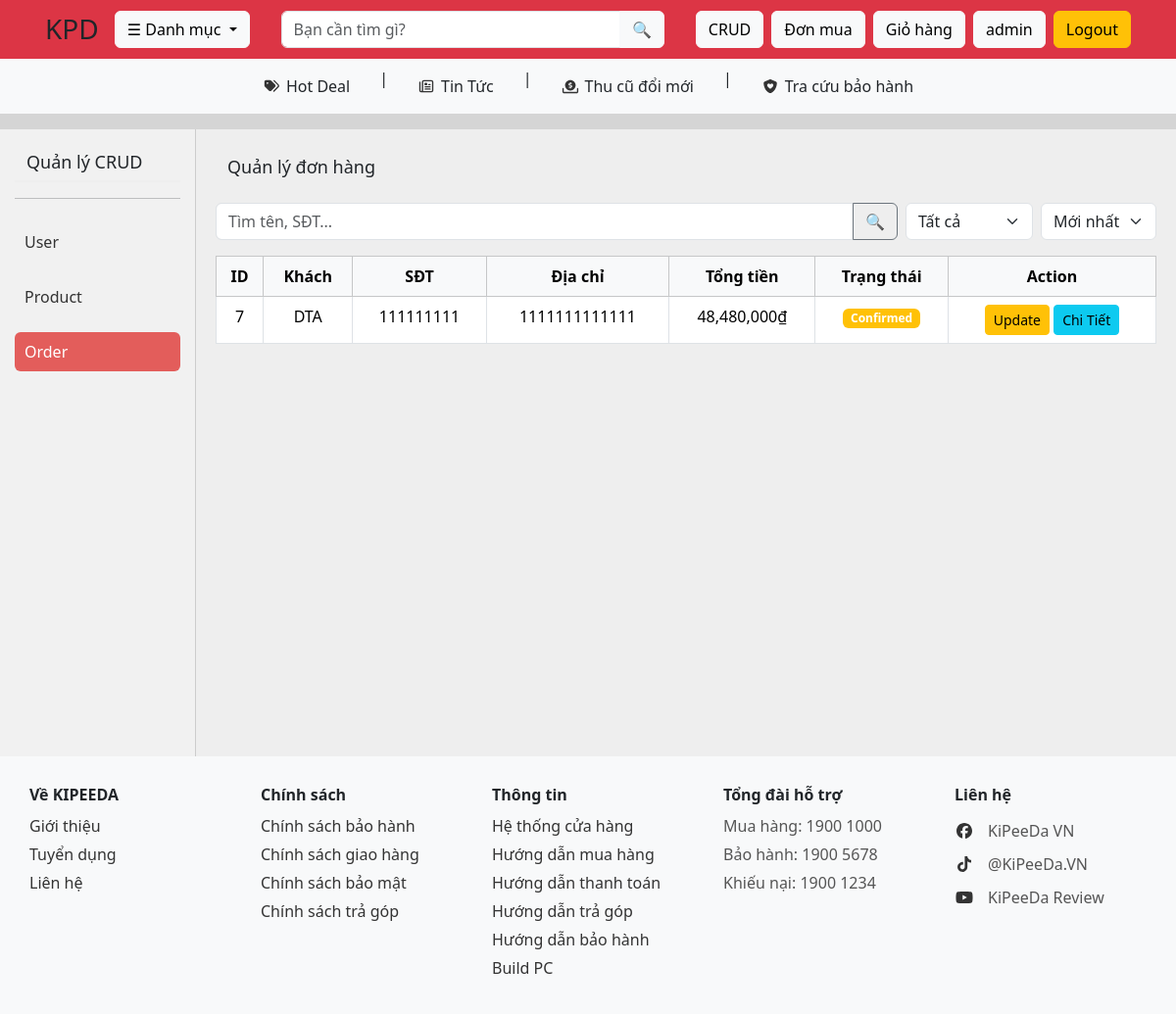
The page /order.php (signed in) on the database as committed earlier.
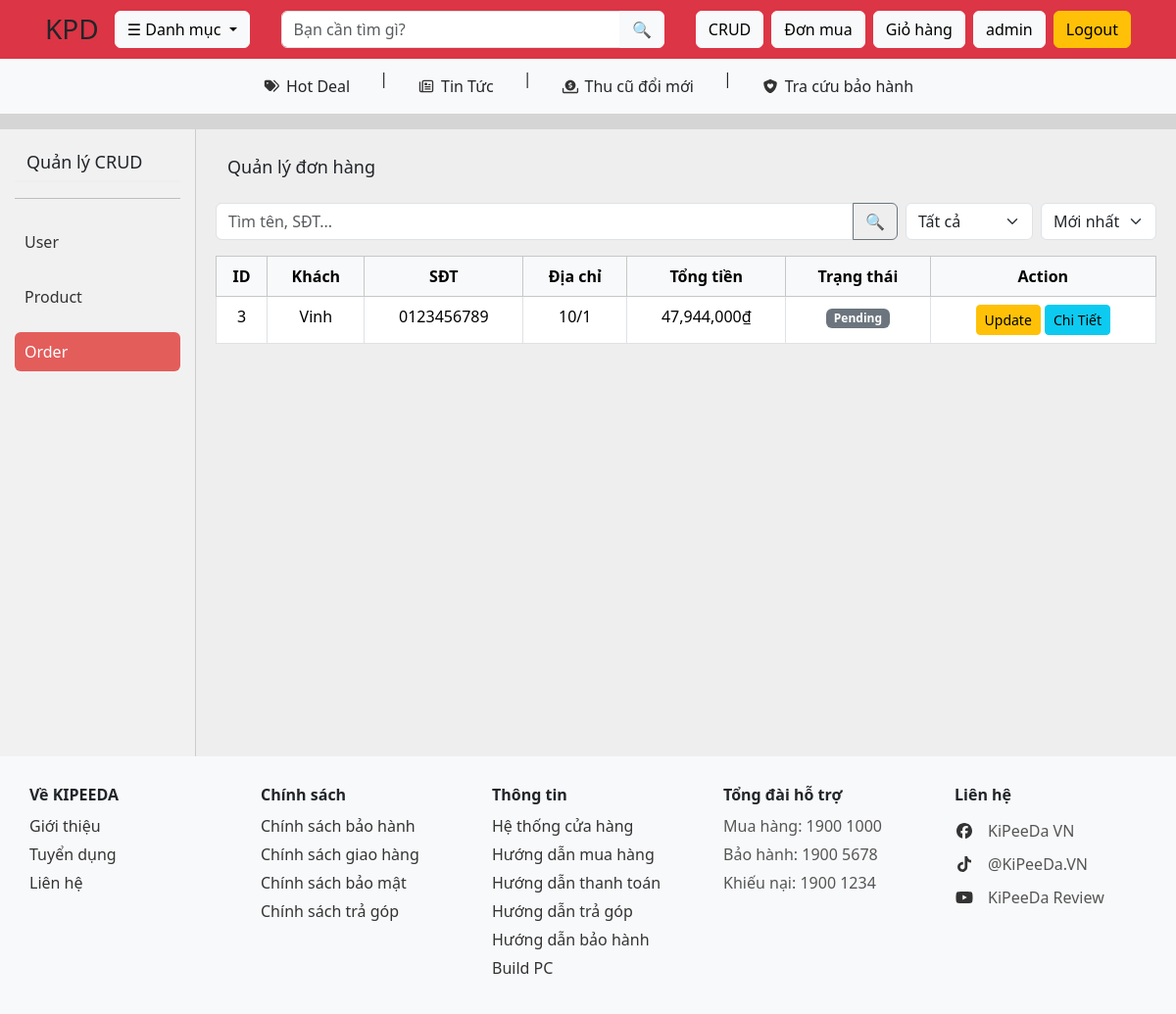
The same page on the database as committed later.
### tables this page shows
CREATE TABLE `orders` (
  `id` int(11) NOT NULL,
  `user_id` int(11) DEFAULT NULL,
  `name` varchar(255) NOT NULL,
  `phone` varchar(20) NOT NULL,
  `email` varchar(255) DEFAULT NULL,
  `address` text NOT NULL,
  `note` text DEFAULT NULL,
  `total` decimal(10,0) NOT NULL,
  `discount` decimal(10,2) DEFAULT 0.00,
  `final_total` decimal(10,2) NOT NULL,
  `status` enum('pending','confirmed','shipping','completed') DEFAULT 'pending',
  `created_at` timestamp NOT NULL DEFAULT current_timestamp()
);

### Database/Database.php (called while the page is built, shortened)
<?php
class Database
{
    private $host = "localhost";
    private $user = "root";
    private $pass = "";
    private $dbname = "kipeeda";
    public function __construct()
    {
        $this->conn = new mysqli(
            $this->host,
            $this->user,
            $this->pass,
            $this->dbname
        );
    }
}

### order.php (the view, shortened to what this page needs)
<?php
require_once "Database/Database.php";
$db = new Database();
$sort    = $_GET['sort'] ?? 'new';
$sql = "SELECT * FROM orders WHERE 1";
switch ($sort) {
    default:
        $sql .= " ORDER BY id DESC";
}
$stmt = $db->conn->prepare($sql);
$stmt->execute();
$result = $stmt->get_result();
$orders = $result->fetch_all(MYSQLI_ASSOC);
?>
<!DOCTYPE html>
<html lang="vi">
<head>
    <link href="https://cdn.jsdelivr.net/npm/bootstrap@5.3.3/dist/css/bootstrap.min.css" rel="stylesheet">
    <link rel="stylesheet" href="public/css/style.css">
    <link rel="stylesheet" href="public/css/crud.css">
</head>
<body>
    <?php include "navbar.php"; ?>
    <div class="container-fluid mt-3">
        <div class="row">
            <div class="col-md-2 sidebar">
                <h6>Quản lý CRUD</h6>
                <hr>
                <ul class="list-unstyled">
                    <li><a href="user.php">User</a></li>
                    <li><a href="crud.php">Product</a></li>
                    <li><a href="order.php" class="active">Order</a></li>
                </ul>
            </div>
            <div class="col-md-10 main-content">
                <h5 class="mb-3">Quản lý đơn hàng</h5>
                <div class="d-flex gap-2 mb-3 flex-wrap">
                    <form method="GET" class="flex-grow-1">
                        <div class="input-group">
                            <input type="search"
                                name="keyword"
                                class="form-control"
                                placeholder="Tìm tên, SĐT..."
                                value="<?= htmlspecialchars($keyword) ?>">
                            <button class="btn btn-outline-secondary">🔍</button>
                        </div>
                    </form>
                    <select id="statusFilter" class="form-select w-auto">
                        <option value="">Tất cả</option>
                    </select>
                    <select id="sortFilter" class="form-select w-auto">
                        <option value="new" <?= ($sort == 'new') ? 'selected' : '' ?>>Mới nhất</option>
                    </select>
                </div>
                <div class="table-responsive">
                    <table class="table table-bordered text-center">
                        <thead class="table-light">
                            <tr>
                                <th>ID</th>
                                <th>Khách</th>
                                <th>SĐT</th>
                                <th>Địa chỉ</th>
                                <th>Tổng tiền</th>
                                <th>Trạng thái</th>
                                <th>Action</th>
                            </tr>
                        </thead>
                        <tbody>
                            <?php foreach ($orders as $o): ?>
                                <tr>
                                    <td><?= $o["id"] ?></td>
                                    <td><?= $o["name"] ?></td>
                                    <td><?= $o["phone"] ?></td>
                                    <td><?= $o["address"] ?></td>
                                    <td><?= number_format($o["final_total"]) ?>₫</td>
                                    <td>
                                        <?php
                                        switch ($o["status"]) {
                                            case 'pending':
                                                echo '<span class="badge bg-secondary">Pending</span>';
                                                break;
                                            case 'confirmed':
                                                echo '<span class="badge bg-warning">Confirmed</span>';
                                                break;
                                        }
                                        ?>
                                    </td>
                                    <td>
                                        <div>
                                            <button class="btn btn-warning btn-sm"
                                                data-bs-toggle="modal"
                                                data-bs-target="#edit<?= $o["id"] ?>">
                                                Update
                                            </button>
                                            <a href="order_items.php?id=<?= $o["id"] ?>" class="btn btn-info btn-sm">Chi Tiết</a>
                                        </div>
                                    </td>
                                </tr>
                            <?php endforeach; ?>
                        </tbody>
                    </table>
                </div>
            </div>
        </div>
    </div>
    <?php include "footer.php"; ?>
</body>
</html>

### navbar.php (shortened to what this page needs)
<?php
require_once "Database/Database.php";
$db = new Database();
$categories = $db->select("SELECT * FROM categories");
$keyword = $_GET["keyword"] ?? "";
?>
<link rel="stylesheet" href="public/css/navbar.css">
<nav class="navbar navbar-expand-lg navbar-light bg-danger">
    <div class="container px-3">
        <a class="navbar-brand text-dark" href="index.php">
            <h3 class="m-0">KPD</h3>
        </a>
        <div class="collapse navbar-collapse" id="navbarMain">
            <?php $isIndex = basename($_SERVER['PHP_SELF']) == "index.php"; ?>
            <div class="d-flex flex-column flex-lg-row align-items-lg-center gap-3 w-100">
                <?php if ($isIndex): ?>
                    <div class="dropdown">
                        <button type="button" class="btn btn-light dropdown-toggle" id="btnCategory">
                            ☰ Danh mục
                        </button>
                        <ul class="dropdown-menu shadow" id="navMenu">
                            <?php foreach ($categories as $c): ?>
                                <li>
                                    <a class="dropdown-item" href="view.php?category=<?= $c['id'] ?>">
                                        <?= $c['name'] ?>
                                    </a>
                                </li>
                            <?php endforeach ?>
                        </ul>
                    </div>
                <?php else: ?>
                    <div class="dropdown">
                        <button class="btn btn-light dropdown-toggle" data-bs-toggle="dropdown">
                            ☰ Danh mục
                        </button>
                    </div>
                <?php endif; ?>
                <form action="view.php" method="GET" class="flex-grow-1 mx-3">
                    <div class="input-group">
                        <input
                            type="search"
                            name="keyword"
                            value="<?= htmlspecialchars($keyword) ?>"
                            class="form-control"
                            placeholder="Bạn cần tìm gì?">
                        <button
                            class="btn btn-light"
                            type="submit">
                            🔍
                        </button>
                    </div>
                </form>
                <div class="d-flex flex-column flex-lg-row gap-2">
                    <?php if (isset($_SESSION["role"]) && $_SESSION["role"] === "admin"): ?>
                        <a href="crud.php" class="btn btn-light">CRUD</a>
                    <?php endif; ?>
                    <a href="shipping.php"><button class="btn btn-light">Đơn mua</button></a>
                    <a href="cart.php" class="btn btn-light">Giỏ hàng</a>
                    <?php if (isset($_SESSION["user"])): ?>
                        <span class="btn btn-light">
                            <?= $_SESSION["user"] ?>
                        </span>
                        <a href="logout.php" class="btn btn-warning">Logout</a>
                    <?php else: ?>
                        <a href="login.php" class="btn btn-light">Đăng nhập</a>
                    <?php endif; ?>
                </div>
            </div>
        </div>
    </div>
</nav>
<header class="bg-light py-2">
    <div class="container d-flex flex-wrap justify-content-center gap-3">
        <div class="navbar-content">
            <div class="feature-bar">
                <p>Hot Deal</p>
            </div>
            <p>|</p>
            <div class="feature-bar">
                <p>Tin Tức</p>
            </div>
            <p>|</p>
            <div class="feature-bar">
                <p>Thu cũ đổi mới</p>
            </div>
            <p>|</p>
            <div class="feature-bar">
                <p> Tra cứu bảo hành</p>
            </div>
        </div>
    </div>
</header>

### footer.php (shortened to what this page needs)
<link rel="stylesheet" href="public/css/footer.css">
<footer>
    <div class="footer container-fluid bg-light">
        <div class="footer-item">
            <h6 class="footer-title">Về KIPEEDA <span>+</span></h6>
            <div class="footer-content">
                <p><a href="faq.php?type=gioithieu">Giới thiệu</a></p>
                <p><a href="faq.php?type=tuyendung">Tuyển dụng</a></p>
                <p><a href="faq.php?type=lienhe">Liên hệ</a></p>
            </div>
        </div>
        <div class="footer-item">
            <h6 class="footer-title">Chính sách <span>+</span></h6>
            <div class="footer-content">
                <p><a href="faq.php?type=baohanh">Chính sách bảo hành</a></p>
                <p><a href="faq.php?type=giaohang">Chính sách giao hàng</a></p>
                <p> <a href="faq.php?type=baomat">Chính sách bảo mật</a></p>
                <p><a href="faq.php?type=tragop">Chính sách trả góp</a></p>
            </div>
        </div>
        <div class="footer-item">
            <h6 class="footer-title">Thông tin <span>+</span></h6>
            <div class="footer-content">
                <p><a href="faq.php?type=cuahang">Hệ thống cửa hàng</a></p>
                <p><a href="faq.php?type=muahang">Hướng dẫn mua hàng</a></p>
                <p><a href="faq.php?type=thanhtoan">Hướng dẫn thanh toán</a></p>
                <p><a href="faq.php?type=tragop_hd">Hướng dẫn trả góp</a></p>
                <p> <a href="faq.php?type=baohanh_hd">Hướng dẫn bảo hành</a></p>
                <p><a href="faq.php?type=buildpc">Build PC</a></p>
            </div>
        </div>
        <div class="footer-item">
            <h6 class="footer-title">Tổng đài hỗ trợ <span>+</span></h6>
            <div class="footer-content">
                <p>Mua hàng: 1900 1000</p>
                <p>Bảo hành: 1900 5678</p>
                <p>Khiếu nại: 1900 1234</p>
            </div>
        </div>
        <div class="footer-item">
            <h6 class="footer-title">Liên hệ <span>+</span></h6>
            <div class="footer-content">
                <div class="social">
                    <p>KiPeeDa VN</p>
                </div>
                <div class="social">
                    <p>@KiPeeDa.VN</p>
                </div>
                <div class="social">
                    <p>KiPeeDa Review</p>
                </div>
            </div>
        </div>
    </div>
</footer>

### public/css/style.css (style rules this page uses)
body { background: #cfcfcfda; }
.container { padding: 0 10px; }

### public/css/crud.css (style rules this page uses)
.sidebar { background: #f1f1f1; min-height: 80vh; padding: 15px; border-right: 1px solid #ccc; }
.sidebar ul li { padding: 8px 0; }
.sidebar a { text-decoration: none; color: black; }
.main-content { background: #eee; min-height: 80vh; padding: 20px; }
.sidebar h6 { padding: 8px 10px; }
.sidebar h6, .main-content h5 { font-size: 18px; padding: 8px 12px; border-bottom: 2px solid #eee; }
th { cursor: pointer; user-select: none; white-space: nowrap; }
.sidebar a { display: block; padding: 8px 10px; color: #333; border-radius: 6px; text-decoration: none; transition: 0.2s; }
.sidebar a.active { background: #e35d5b; color: #fff; font-weight: 500; }

### public/css/navbar.css (style rules this page uses)
.navbar-content { display: flex; align-items: center; gap: 30px; }
.feature-bar { display: flex; align-items: center; gap: 6px; position: relative; }
.feature-bar svg { width: 18px; height: 18px; fill: #333; display: block; }
.feature-bar { display: flex; align-items: center; gap: 6px; }
.feature-bar p { margin: 0; }

### public/css/footer.css (style rules this page uses)
footer { background: #f5f5f5; }
.footer { max-width: 1200px; margin: auto; display: flex; flex-wrap: wrap; gap: 40px; padding: 30px; }
.footer-item { flex: 1; min-width: 180px; }
.footer-content a { text-decoration: none; color: #333; display: block; transition: 0.2s; }
.footer-title { font-weight: bold; margin-bottom: 10px; display: flex; justify-content: space-between; }
.footer-content p { margin: 5px 0; color: #555; }
.footer-content svg { width: 20px; height: 20px; fill: #333; margin-right: 6px; }
.social { display: flex; align-items: center; gap: 8px; }

Rows that differ between the two databases and show on the page:
removed orders: id "7", name "DTA", phone "111111111", address "1111111111111", final_total "48,480,000", status "Confirmed"
added orders: id "3", name "Vinh", phone "0123456789", address "10/1", final_total "47,944,000", status "Pending"
